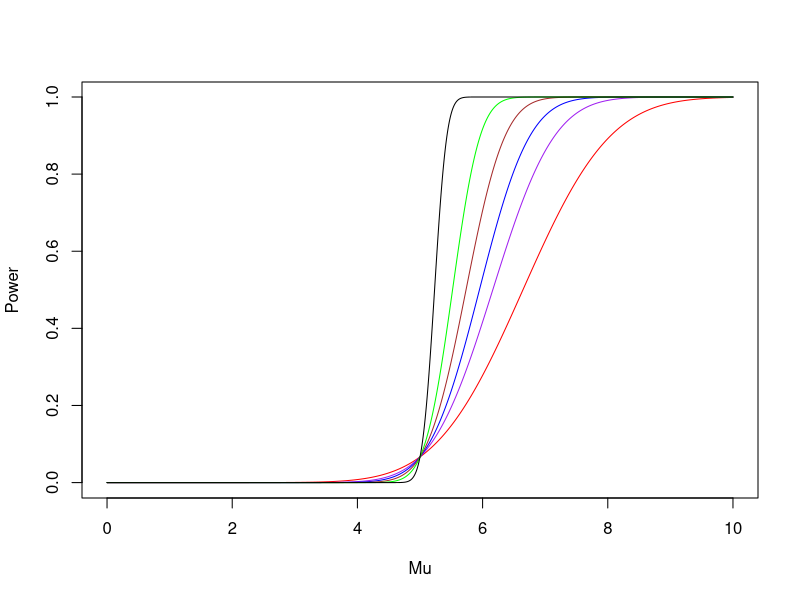
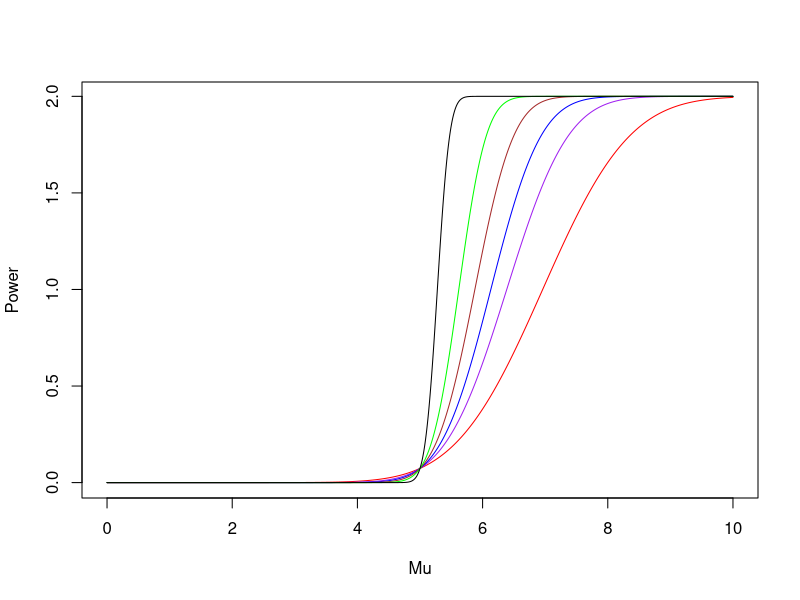
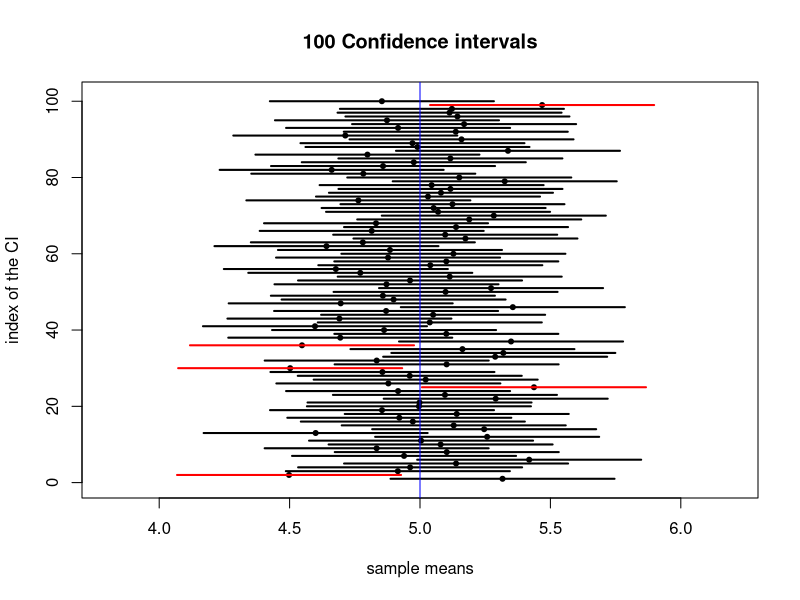

Source code (R) for these figures, in order:
## ---- chunk 1
power_1 <- function(n, x){
  sigma = sqrt(1.2)
  mu_0 <- 5
  alpha <- 0.05
  zalpha <- qnorm(p=alpha, lower.tail=FALSE)
  return (1 - pnorm((zalpha + sqrt(n)*(mu_0 - x))*(1/sigma)))
}
## ---- chunk 2
x <-seq(from = 0, to = 10, length.out = 10000)
plot(x, power_1(1,x), type="l", col="red", xlab="Mu", ylab="Power")
lines(x, power_1(2,x), col="purple")
lines(x, power_1(3,x), col="blue")
lines(x, power_1(5,x), col="brown")
lines(x, power_1(10,x), col="green")
lines(x, power_1(50,x), col="black")
## ---- chunk 3
power_2 <- function(n, x){
  sigma = sqrt(1.2)
  mu_0 <- 5
  alpha <- 0.05
  zalpha2 <- qnorm(p=alpha/2, lower.tail=FALSE) 
  pos <- pnorm((zalpha2 + sqrt(n)*(mu_0 - x))*(1/sigma))
  neg <- pnorm((-zalpha2 - sqrt(n)*(mu_0 - x))*(1/sigma))
  return (1-pos+neg)
}
## ---- chunk 4
x <-seq(from = 0, to = 10, length.out = 10000)
plot(x, power_2(1,x), type="l", col="red", xlab="Mu", ylab="Power")
lines(x, power_2(2,x), col="purple")
lines(x, power_2(3,x), col="blue")
lines(x, power_2(5,x), col="brown")
lines(x, power_2(10,x), col="green")
lines(x, power_2(50,x), col="black")
## ---- chunk 5
library(dplyr)
## ---- chunk 6

## ---- chunk 7

## ---- chunk 8
ci_95_norm <- function(n){
  samp <- rnorm(n, mean = 3, sd = 1.2)
  return(conf_inf(samp))
}



# set.seed(2020)
# B <- 10000
# n <- 50
# CI_95_exp <- replicate(B,
#                            {samp <- rexp(n, rate = 2)
#                            mean_inside_CI(samp, pop_mu =______ , pop_sig = _____)
#                            })
# mean( _____ ) #calculate mean CI_95_exp to get empirical expected values
## ---- chunk 9

## ---- chunk 10

## ---- chunk 11
CI_95 <- function(samp, sig){
  z <- qnorm(0.025, lower.tail = FALSE)
  upper <- mean(samp) + z*sig/sqrt(length(samp))
  lower <- mean(samp) - z*sig/sqrt(length(samp))
  return(c(lower, upper))
}
## ---- chunk 12
plot_CI_95 <- function(seed){
  B <- 100
  n <- 30
  mu <- 5
  sig <- 1.2
  set.seed(seed)
  #extract upper bound of CI's
  x_1 <- replicate(B,
                         {samp <- rnorm(n, mean = mu, sd = sig )
                         max(CI_95(samp, sig))
                         }
                         )
  #extract lower bound of CI's
  set.seed(seed)
  x_0 <- replicate(B,
                         {samp <- rnorm(n, mean = mu, sd = sig )
                         min(CI_95(samp, sig))
                         }
                         )
  set.seed(seed)
  means <- replicate(B, mean(rnorm(n, mean = mu, sd = sig)))
 
  plot(means, 1:B, 
       pch = 20,
      xlim = c(mu - sig, mu + sig), 
      ylim = c(0,B+1),
      xlab = "sample means",
      ylab = "index of the CI",
      main = paste(B, "Confidence intervals"))
  for (i in 1:B){
  if(between(mu, x_0[i], x_1[i])){
  segments(x_0[i], i, x_1[i], i, lwd = 2) #plot CI's that contain the mean in black
    }
  else
    {
    segments(x_0[i], i, x_1[i], i, col = "red", lwd = 2) #plot CI's that don't contain the mean in red
    }
    }
abline(v=mu, col = "blue") #plot a vertical line at the population mean
}

plot_CI_95(402)
## ---- chunk 13
# seeds <- c(_________) #choose six different seed values
# par(mfrow = c(1,2))
# for (i in seeds){
#   plot_CI_95(____)
# }
## ---- chunk 14

## ---- chunk 15

## ---- chunk 16
alpha <- 3
beta <- 5
sig <- sqrt(1.6)

x_fixed <- round(seq(3, 8, length.out = 15), 2)
Y <- function(alpha, beta, sig){}

#Random Samples for Simple Linear Regression.

#Assume the true regression line is y = 2+3x

## ---- chunk 17
# a_hat <- function(){}
# 
# b_hat <- function(){}
# 
# v_hat <- function(){}
# 
Y_hat <- function(samp, x){
  return(alpha_hat(samp) + beta_hat(samp)*x)
}
## ---- chunk 18

## ---- chunk 19
